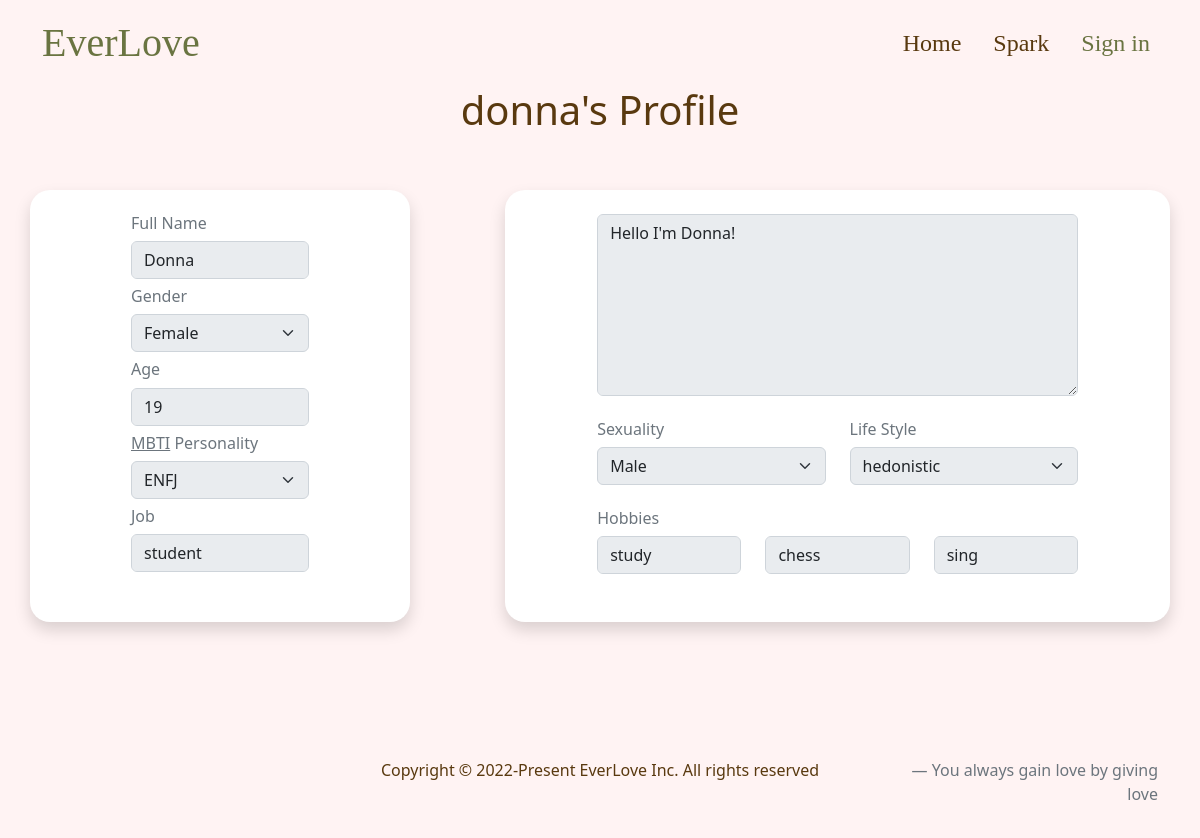
The app's page /profile/donna with its own data.
### web/models.py (models this page shows, shortened)
class User(AbstractUser):
    fullname = models.CharField(max_length=64, default='')
    gender = models.CharField(max_length=32,
                              choices=GENDER_CHOICES,
                              default='NA')
    age = models.IntegerField(blank=True, null=True)
    personality = models.CharField(max_length=4,
                                   choices=PERSONALITY_CHOICES,
                                   default='NA')
    job = models.ForeignKey(Job,
                            on_delete=models.SET_NULL,
                            blank=True,
                            null=True,
                            related_name="people")
    description = models.TextField(blank=True, null=True)
    sexuality = models.CharField(max_length=32,
                                 choices=GENDER_CHOICES,
                                 default='NA')
    lifestyle = models.CharField(max_length=3,
                                 choices=LIFE_STYLE_CHOICES,
                                 default='NA')

class Job(models.Model):
    name = models.CharField(max_length=64)

class Hobby(models.Model):
    name = models.CharField(max_length=64)
    def __str__(self):
        return f"{self.name}"

### web/views.py (the view, shortened to what this page needs)
# urls.py: path('profile/<str:username>', views.profile, name="profile"),
@csrf_exempt
def profile(request, username):
    if request.method == "GET":
        usr = User.objects.get(username=username)
        hobbies = [usr_hobby.hobby for usr_hobby in usr.hobbies.all()]
        hobby1 = (hobbies[0] if len(hobbies) >= 1 else None)
        hobby2 = (hobbies[1] if len(hobbies) >= 2 else None)
        hobby3 = (hobbies[2] if len(hobbies) == 3 else None)
        return render(
            request, "web/profile.html", {
                "usr": usr,
                "hobby1": hobby1,
                "hobby2": hobby2,
                "hobby3": hobby3,
                "personalities": PERSONALITY_CHOICES,
                "genders": GENDER_CHOICES,
                "lifestyles": LIFE_STYLE_CHOICES
            })

### web/templates/web/profile.html (shortened to what this page needs)
{% extends 'web/layout.html' %}
{% load static %}
{% block body %}
<section id="profile">
    <div class="container">
        <div class="text-center">
            <h1>{{ usr.username }}'s Profile</h1>
        </div>
        <form id="profile-form">
            <div class="row py-5 gy-4 text-center">
                <div class="col-10 offset-1 col-md-4 offset-md-0 bg-white shadow text-center py-4 rounded-custom">
                    <div class="text-start w-50 m-auto">
                        <h6 class="text-secondary">Full Name</h6>
                        <input class="form-control mb-2 bg-lighter-secondary" name="fullname"
                            value="{{ usr.fullname }}" />
                        <h6 class="text-secondary">Gender</h6>
                        <select class="form-select mb-2 bg-lighter-secondary" name="gender">
                            {% for gender_notation, gender in genders %}
                            {% if gender_notation == usr.gender %}
                            <option selected value="{{ gender_notation }}">{{ gender }}</option>
                            {% else %}
                            <option value="{{ gender_notation }}">{{ gender }}</option>
                            {% endif %}
                            {% endfor %}
                        </select>
                        <h6 class="text-secondary">Age</h6>
                        {% if usr.age %}
                        <input class="form-control mb-2 bg-lighter-secondary" name="age" value="{{ usr.age }}" />
                        {% else %}
                        <input class="form-control mb-2 bg-lighter-secondary" name="age" />
                        {% endif %}
                        <h6 class="text-secondary">
                            <a class="text-secondary" href="https://www.16personalities.com/personality-types">MBTI</a>
                            Personality
                        </h6>
                        <select class="form-select mb-2 bg-lighter-secondary" name="mbti">
                            {% for personality_notation, personality in personalities %}
                            {% if personality_notation == usr.personality %}
                            <option selected value="{{ personality_notation }}">{{ personality }}</option>
                            {% else %}
                            <option value="{{ personality_notation }}">{{ personality }}</option>
                            {% endif %}
                            {% endfor %}
                        </select>
                        <h6 class="text-secondary">Job</h6>
                        {% if usr.job %}
                        <input class="form-control mb-2 bg-lighter-secondary" name="job" value="{{ usr.job.name }}" />
                        {% else %}
                        <input class="form-control mb-2 bg-lighter-secondary" name="job" />
                        {% endif %}
                    </div>
                </div>
                <div class="col-10 offset-1 col-md-7 offset-md-1 bg-white shadow text-center py-4 rounded-custom">
                    <div class="text-start w-75 m-auto">
                        {% if usr.description %}
                        <textarea class="form-control mb-4 bg-lighter-secondary" name="description"
                            placeholder="Introduce yourself, what do you like, what kind of person you are looking for, and your contact information"
                            rows="7">{{ usr.description }}</textarea>
                        {% else %}
                        <textarea class="form-control mb-4 bg-lighter-secondary" name="description"
                            placeholder="Introduce yourself!" rows="7"></textarea>
                        {% endif %}
                        <div class="row">
                            <div class="col-md-6">
                                <h6 class="text-secondary">Sexuality</h6>
                                <select name="sexuality" class="form-select mb-4 bg-lighter-secondary">
                                    {% for gender_notation, gender in genders %}
                                    {% if gender_notation == usr.sexuality %}
                                    <option selected value="{{ gender_notation }}">{{ gender }}</option>
                                    {% else %}
                                    <option value="{{ gender_notation }}">{{ gender }}</option>
                                    {% endif %}
                                    {% endfor %}
                                </select>
                            </div>
                            <div class="col-md-6">
                                <h6 class="text-secondary">Life Style</h6>
                                <select name="lifestyle" class="form-select mb-4 bg-lighter-secondary">
                                    {% for life_notation, life in lifestyles %}
                                    {% if life_notation == usr.lifestyle %}
                                    <option selected value="{{ life_notation }}">{{ life }}</option>
                                    {% else %}
                                    <option value="{{ life_notation }}">{{ life }}</option>
                                    {% endif %}
                                    {% endfor %}
                                </select>
                            </div>
                        </div>
                        <div class="row">
                            <h6 class="text-secondary">Hobbies</h6>
                            {% if hobby1 is not None %}
                            <div class="col-md-4">
                                <input type="text" name="hobby1" class="form-control mb-4 bg-lighter-secondary"
                                    value="{{ hobby1 }}" />
                            </div>
                            {% else %}
                            <div class="col-md-4">
                                <input type="text" name="hobby1" class="form-control mb-4 bg-lighter-secondary" />
                            </div>
                            {% endif %}
                            {% if hobby2 is not None %}
                            <div class="col-md-4">
                                <input type="text" name="hobby2" class="form-control mb-4 bg-lighter-secondary"
                                    value="{{ hobby2 }}" />
                            </div>
                            {% else %}
                            <div class="col-md-4">
                                <input type="text" name="hobby2" class="form-control mb-4 bg-lighter-secondary" />
                            </div>
                            {% endif %}
                            {% if hobby3 is not None %}
                            <div class="col-md-4">
                                <input type="text" name="hobby3" class="form-control mb-4 bg-lighter-secondary"
                                    value="{{ hobby3 }}" />
                            </div>
                            {% else %}
                            <div class="col-md-4">
                                <input type="text" name="hobby3" class="form-control mb-4 bg-lighter-secondary" />
                            </div>
                            {% endif %}
                        </div>
                    </div>
                </div>
            </div>
            {% if user.is_authenticated and user.username == usr.username%}
            <div class="text-center text-md-end pb-3">
                <button type="button" class="btn btn-warning btn-lg" id="update">Update</button>
            </div>
            {% else %}
            <div class="pb-4"></div>
            <div class="pb-5"></div>
            {% endif %}
        </form>
    </div>
</section>
{% endblock %}

### web/static/web/styles.css (style rules this page uses)
* { box-sizing: border-box; padding: 0; margin: 0; font-family: system-ui, -apple-system, sans-serif, Helvetica, Arial; }
h1, h2, h3, p { color: #59390F; }
.rounded-custom { border-radius: 20px; }
#profile { background-color: #fff3f3; }
.bg-lighter-secondary { background-color: #F0F0F0; }

### records on screen
User: username "donna", fullname "Donna", gender "Female", age "19", mbti "ENFJ", job "student", description "Hello I'm Donna!", sexuality "Male", lifestyle "hedonistic"
Hobby: hobby1 "study"
Hobby: hobby2 "chess"
Hobby: hobby3 "sing"
